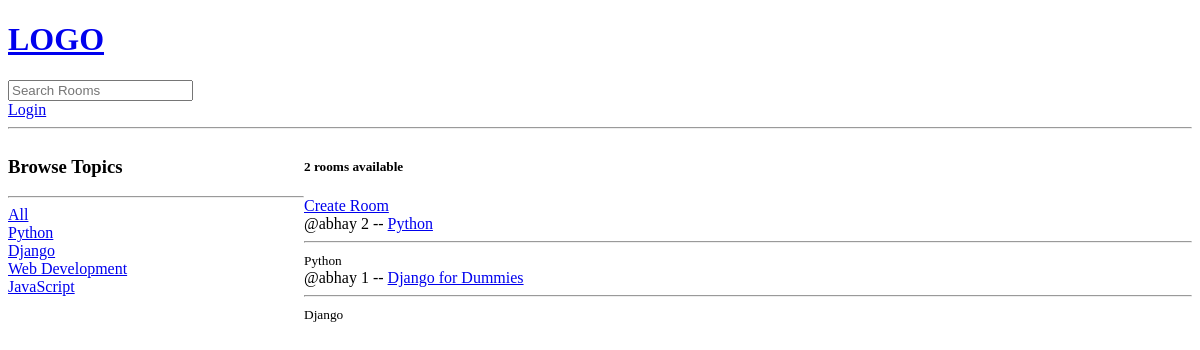
/, run on an earlier commit of the app's database.
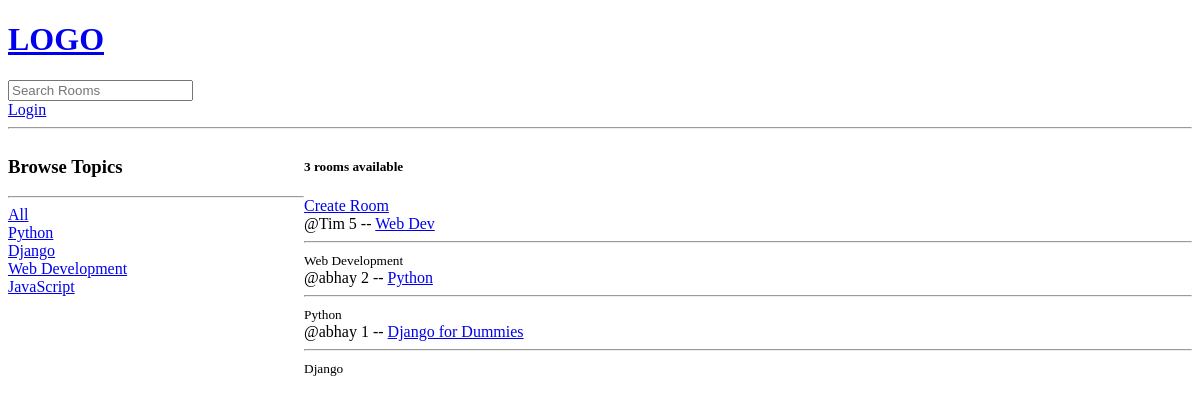
And on a later commit of the database.
### base/models.py (models this page shows, shortened)
class Topic(models.Model):
	name = models.CharField(max_length=200)

class Room(models.Model):
	host = models.ForeignKey(User, null=True, on_delete=models.SET_NULL)
	topic = models.ForeignKey(Topic, null=True, on_delete=models.SET_NULL)
	name = models.CharField(max_length=200)
	description = models.TextField(null=True, blank=True)
	participants = models.ManyToManyField(User, related_name='participants', blank=True)
	updated = models.DateTimeField(auto_now=True)
	created = models.DateTimeField(auto_now_add=True)
	class Meta:
		ordering = ['-updated', '-created']

### base/views.py (the view)
# urls.py: path('', views.home, name="home"),
def home(request):
    q = request.GET.get('q') if request.GET.get('q') != None else ''
    rooms = Room.objects.filter(Q(topic__name__icontains=q) | Q(name__icontains=q) | Q(description__icontains=q))
    room_count = rooms.count()
    topics = Topic.objects.all()
    context = {'rooms': rooms, 'topics': topics, 'room_count': room_count}
    return render(request, 'base/home.html', context)

### base/templates/base/home.html (shortened to what this page needs)
{% extends 'main.html' %} {% block content %}
<div class="home-container">
    <div>
        <h3>Browse Topics</h3>
        <hr />
        <div>
            <a href="{% url 'home' %}">All</a>
        </div>
        {% for topic in topics %}
        <div>
            <a href="{% url 'home' %}?q={{topic.name}}">{{topic.name}}</a>
        </div>
        {% endfor %}
    </div>
    <div>
        <h5>{{room_count}} rooms available</h5>
        <a href="{% url 'create-room' %}">Create Room</a>
        <div>
            {% for room in rooms %}
            <div>
                <span>@{{room.host.username}}</span>
                {{room.id}} --
                <a href="{% url 'room' room.id %}">{{room.name}}</a>
                <hr />
                <small>{{room.topic.name}}</small>
            </div>
            {% endfor %}
        </div>
    </div>
</div>
{% endblock content %}

What changed in the data, as far as the page shows it:
added Room: host.username "Tim", id "5", name "Web Dev", topic.name "Web Development"
Also different on the page:
{{ room_count }}: "2" → "3"
